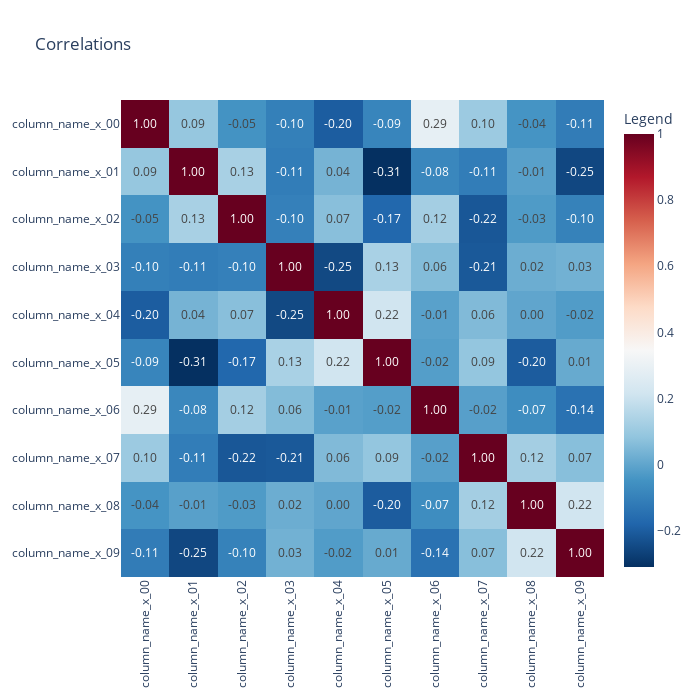

The notebook cell saved with this chart:
### Code cell
# Heatmap with tick labels, color bar and cell annotations
# Mostly to be used as a correlation matrix

corr = np.flip(np.corrcoef(d, rowvar=False), 0)
fig = go.Figure()
fig.add_trace(
    go.Heatmap(
        x=d.columns,
        y=d.columns[::-1],
        z=corr,
        name="",
        colorscale="RdBu_r",
        colorbar={"title": "Legend"},
        text=corr,
        texttemplate="%{text:0.2f}",
        textfont={"size": 12},
    )
)
fig.update_traces(hovertemplate="x: %{x}" + "<br>y: %{y}" + "<br>value: %{z:0.3f}")
fig.update_layout(
    template="plotly_white",
    width=200 + 50 * corr.shape[0],
    height=200 + 50 * corr.shape[0],
    title="Correlations",
)
fig.update_xaxes(tickangle=270)
fig.show()

### Figure 1 — Plotly figure (JSON) as saved in the notebook; plotly's stock layout.template omitted (floating-point values rounded to 4 significant figures)
{"data": [{"colorbar": {"title": {"text": "Legend"}}, "colorscale": [[0, "rgb(5,48,97)"], [0.1, "rgb(33,102,172)"], [0.2, "rgb(67,147,195)"], [0.3, "rgb(146,197,222)"], [0.4, "rgb(209,229,240)"], [0.5, "rgb(247,247,247)"], [0.6, "rgb(253,219,199)"], [0.7, "rgb(244,165,130)"], [0.8, "rgb(214,96,77)"], [0.9, "rgb(178,24,43)"], [1, "rgb(103,0,31)"]], "hovertemplate": "x: %{x}<br>y: %{y}<br>value: %{z:0.3f}", "name": "", "text": [[-0.1138, -0.2532, -0.09705, 0.03088, -0.02468, 0.01173, -0.1427, 0.06667, 0.2154, 1.0], [-0.04391, -0.01347, -0.02774, 0.01994, 0.0006853, -0.2031, -0.06569, 0.1208, 1, 0.2154], [0.1032, -0.1128, -0.2159, -0.211, 0.05518, 0.08826, -0.01522, 1.0, 0.1208, 0.06667], [0.2868, -0.08396, 0.1206, 0.05894, -0.01043, -0.01961, 1, -0.01522, -0.06569, -0.1427], [-0.08918, -0.3096, -0.1733, 0.1307, 0.2157, 1.0, -0.01961, 0.08826, -0.2031, 0.01173], [-0.1997, 0.03627, 0.06793, -0.2495, 1, 0.2157, -0.01043, 0.05518, 0.0006853, -0.02468], [-0.1041, -0.1117, -0.1015, 1, -0.2495, 0.1307, 0.05894, -0.211, 0.01994, 0.03088], [-0.04647, 0.1287, 1, -0.1015, 0.06793, -0.1733, 0.1206, -0.2159, -0.02774, -0.09705], [0.09153, 1.0, 0.1287, -0.1117, 0.03627, -0.3096, -0.08396, -0.1128, -0.01347, -0.2532], [1, 0.09153, -0.04647, -0.1041, -0.1997, -0.08918, 0.2868, 0.1032, -0.04391, -0.1138]], "textfont": {"size": 12}, "texttemplate": "%{text:0.2f}", "type": "heatmap", "x": ["column_name_x_00", "column_name_x_01", "column_name_x_02", "column_name_x_03", "column_name_x_04", "column_name_x_05", "column_name_x_06", "column_name_x_07", "column_name_x_08", "column_name_x_09"], "y": ["column_name_x_09", "column_name_x_08", "column_name_x_07", "column_name_x_06", "column_name_x_05", "column_name_x_04", "column_name_x_03", "column_name_x_02", "column_name_x_01", "column_name_x_00"], "z": [[-0.1138, -0.2532, -0.09705, 0.03088, -0.02468, 0.01173, -0.1427, 0.06667, 0.2154, 1.0], [-0.04391, -0.01347, -0.02774, 0.01994, 0.0006853, -0.2031, -0.06569, 0.1208, 1, 0.2154], [0.1032, -0.1128, -0.2159, -0.211, 0.05518, 0.08826, -0.01522, 1.0, 0.1208, 0.06667], [0.2868, -0.08396, 0.1206, 0.05894, -0.01043, -0.01961, 1, -0.01522, -0.06569, -0.1427], [-0.08918, -0.3096, -0.1733, 0.1307, 0.2157, 1.0, -0.01961, 0.08826, -0.2031, 0.01173], [-0.1997, 0.03627, 0.06793, -0.2495, 1, 0.2157, -0.01043, 0.05518, 0.0006853, -0.02468], [-0.1041, -0.1117, -0.1015, 1, -0.2495, 0.1307, 0.05894, -0.211, 0.01994, 0.03088], [-0.04647, 0.1287, 1, -0.1015, 0.06793, -0.1733, 0.1206, -0.2159, -0.02774, -0.09705], [0.09153, 1.0, 0.1287, -0.1117, 0.03627, -0.3096, -0.08396, -0.1128, -0.01347, -0.2532], [1, 0.09153, -0.04647, -0.1041, -0.1997, -0.08918, 0.2868, 0.1032, -0.04391, -0.1138]]}], "layout": {"height": 700, "title": {"text": "Correlations"}, "width": 700, "xaxis": {"tickangle": -90}}}
